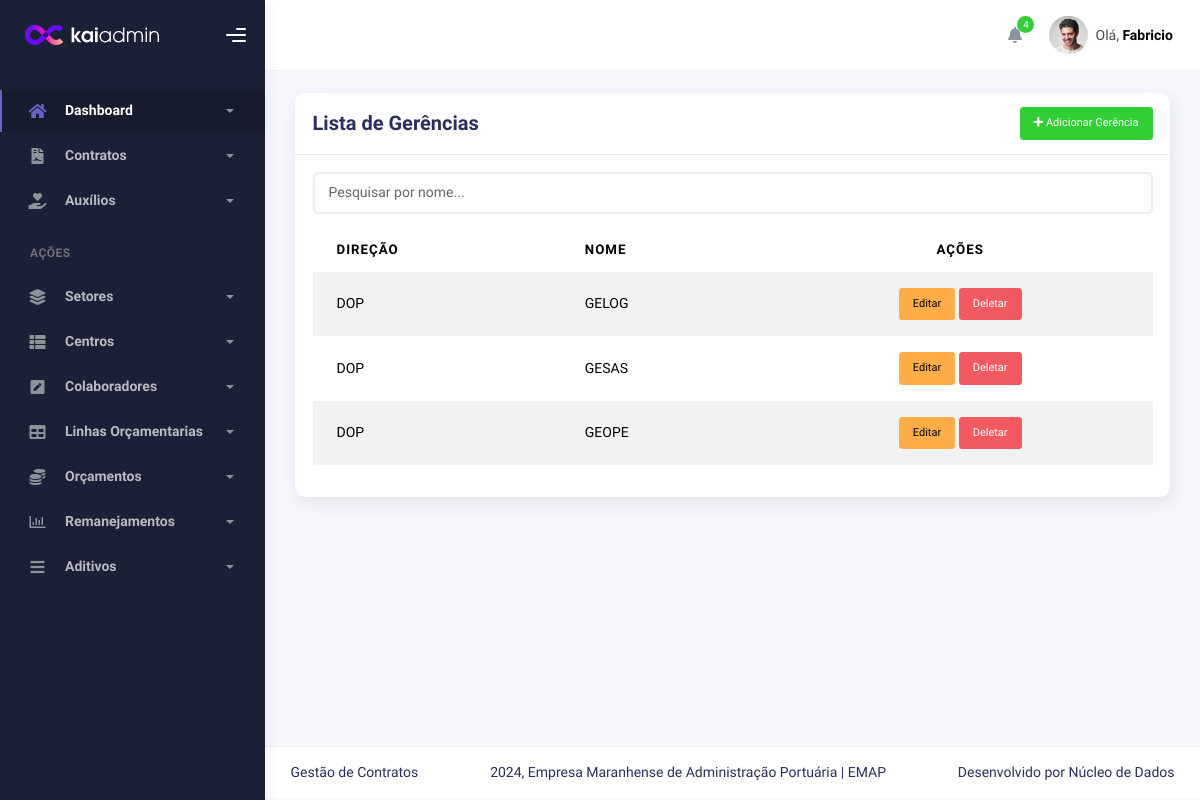
Screenshot of /contratos/listargerencias/ with the database file from the repository.
### contract/models.py (models this page shows, shortened)
class Gerencia(models.Model):
    nome = models.CharField(max_length=100,unique=True)
    direcao = models.ForeignKey(Direcao, on_delete=models.CASCADE, related_name='gerencias')
    class Meta:
        verbose_name = 'Gerência'
        verbose_name_plural = 'Gerências'
        unique_together = ('direcao','nome')

class Direcao(models.Model):
    nome = models.CharField(max_length=100,unique=True)
    class Meta:
        verbose_name = 'Direção'
        verbose_name_plural = 'Direções'

### contract/views.py (the view)
# urls.py: path('listargerencias/', GerenciaListView.as_view(), name='gerencia_list'),
class GerenciaListView(ListView):
    model = Gerencia
    template_name = 'setores/gerencia_list.html'
    context_object_name = 'gerencias'
    def get_queryset(self):
        query = self.request.GET.get('search')
        if query:
            return Gerencia.objects.filter(nome__icontains=query)
        return Gerencia.objects.all()

### contract/templates/setores/gerencia_list.html (shortened to what this page needs)
{% extends 'index.html' %}
{% block 'conteudo' %}
<div class="container">
    <div class="page-inner">
        <div class="row">
            <div class="col-md-12">
                <div class="card">
                    <div class="card-header d-flex justify-content-between align-items-center">
                        <h4 class="card-title">Lista de Gerências</h4>
                        <a href="{% url 'gerencia_create' %}" class="btn btn-success btn-sm">
                            <i class="fas fa-plus"></i> Adicionar Gerência
                        </a>
                    </div>
                    <div class="card-body">
                        <div class="input-group mb-3">
                            <input type="text" id="searchInput" class="form-control" placeholder="Pesquisar por nome...">
                        </div>
                        <table class="table table-striped">
                            <thead>
                                <tr>
                                    <th>Direção</th>
                                    <th>Nome</th>
                                    <th class="text-center">Ações</th>
                                </tr>
                            </thead>
                            <tbody id="gerenciaTable">
                                {% for gerencia in gerencias %}
                                <tr>
                                    <td>{{ gerencia.direcao.nome }}</td>
                                    <td>{{ gerencia.nome }}</td>
                                    <td class="text-center">
                                        <a href="{% url 'gerencia_update' gerencia.pk %}" class="btn btn-warning btn-sm">Editar</a>
                                        <a href="{% url 'gerencia_delete' gerencia.pk %}" class="btn btn-danger btn-sm">Deletar</a>
                                    </td>
                                </tr>
                                {% endfor %}
                            </tbody>
                        </table>
                    </div>
                </div>
            </div>
        </div>
    </div>
</div>
{% endblock %}

### rows the page displays
Gerencia: direcao.nome "DOP", nome "GELOG"
Gerencia: direcao.nome "DOP", nome "GESAS"
Gerencia: direcao.nome "DOP", nome "GEOPE"
